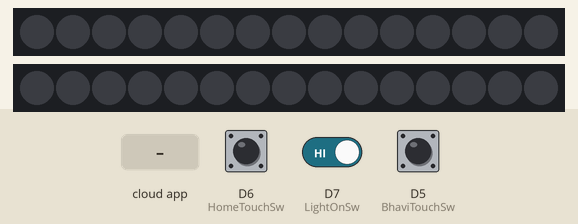
Recording of a sketch running on a simulated ESP8266 (NodeMCU). Parts: 2 × 15 RGB LEDs in strip order, left to right. The test bench sets the inputs (shaded band); at power-on: D6 (HomeTouchSw) HIGH, D7 (LightOnSw) HIGH, D5 (BhaviTouchSw) HIGH. Dim RGB values are drawn brighter than linear; WiFi joins after 1.5 s; servers stay silent unless stated; no MQTT or app messages arrive unless stated; what the sketch prints to the serial monitor is not drawn.

Above: at 3.6 s.
3.7 s: D6 (HomeTouchSw) pulled LOW for 3.2 s
At 6.0 s:
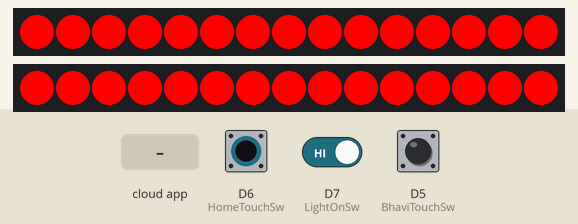
12.4 s: the phone or cloud app sets RithuLightState to ON
At 16.8 s:
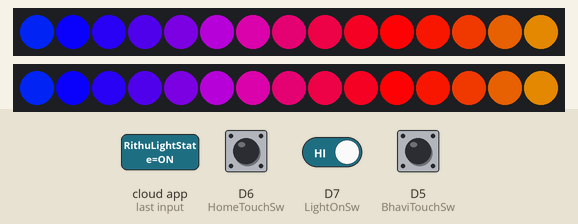
17.5 s: the phone or cloud app sets RithuLightState to ON
At 21.8 s:
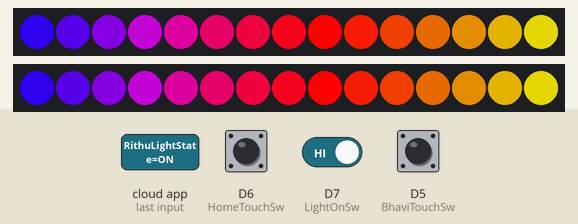
22.5 s: the phone or cloud app sets RithuLightState to ON
At 26.9 s:
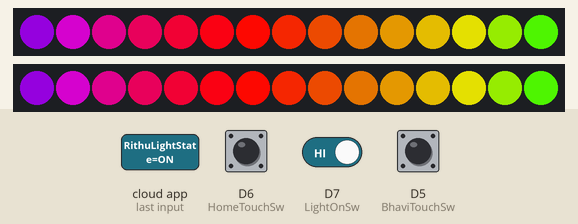
27.5 s: the phone or cloud app sets RithuLightState to ON
At 32.0 s:
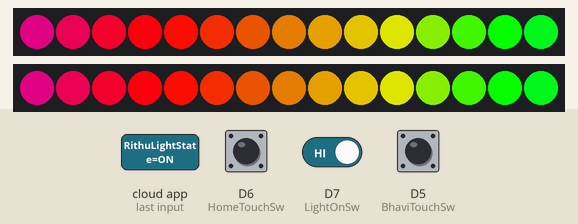
32.5 s: D6 (HomeTouchSw) driven LOW and D7 (LightOnSw) driven LOW
At 38.5 s:
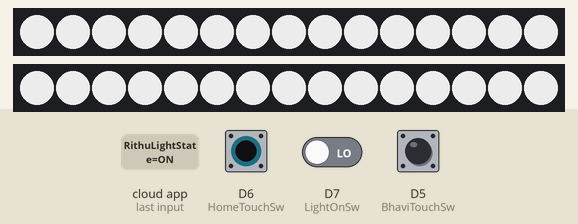
Timing chart, 0 to 39.5 s (numbered marks = the images above; inputs shaded):
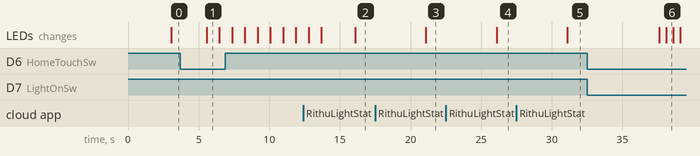

Measured:
- after the input at 3.7 s, the LEDs: change after 1.9 s (image 1)
- after the input at 12.4 s, the LEDs: first differ from a run without the input after 3.7 s (image 2)
- after the input at 17.5 s, the LEDs: change after 3.6 s (image 3)
- after the input at 22.5 s, the LEDs: change after 3.6 s (image 4)
- after the input at 27.5 s, the LEDs: change after 3.6 s (image 5)
- after the input at 32.5 s, the LEDs: first differ from a run without the input after 5.6 s (image 6)
- what the display in image 1 shows lasts 0.9 s, from 5.6 s to 6.5 s

The sketch:

Family_WiFi_Lights_Rithu.ino
```cpp
//Include required libraries
#include <ESP8266WiFi.h>
#include <FastLED.h>
#include "Adafruit_MQTT.h"
#include "Adafruit_MQTT_Client.h"

//Connect Adafruit Account
#define MQTT_SERV "io.adafruit.com"
#define MQTT_PORT 1883
#define MQTT_NAME "tstark20486"
#define MQTT_PASS "API KEY"

//Adafruit Ping
#define MQTT_KEEP_ALIVE 300
unsigned long previousTime = 0;

//Light State
int LightState = 0;

//ADD WIFI DETAILS
#define WIFI_SSID "PLUSNET-GFMNNG"
#define WIFI_PASS "d3f3df47fc"

//#define WIFI_SSID "OnePlus 6"
//#define WIFI_PASS "fuggoff123"

//Define Hardware Setup
//LIGHTS
#define RithuLight1 D2
#define RithuLight2 D3
//SWITCHES
#define BhaviTouchSw D5
#define HomeTouchSw D6
#define LightOnSw D7

//LED Strip Setup
#define FASTLED_ALLOW_INTERRUPTS 0
#define NUM_LEDS 15
struct CRGB Light1[NUM_LEDS];
struct CRGB Light2[NUM_LEDS];

//Initialize Connection to Adafruit
WiFiClient client;
Adafruit_MQTT_Client mqtt(&client, MQTT_SERV, MQTT_PORT, MQTT_NAME, MQTT_PASS);

//Adafruit Subscription Feeds
Adafruit_MQTT_Subscribe RithuLightSub = Adafruit_MQTT_Subscribe(&mqtt, MQTT_NAME "/f/RithuLightState");

//Adafruit Publishing Feeds
Adafruit_MQTT_Publish HomeLightPub = Adafruit_MQTT_Publish(&mqtt, MQTT_NAME "/f/HomeLightState");
Adafruit_MQTT_Publish BhaviLightPub = Adafruit_MQTT_Publish(&mqtt, MQTT_NAME "/f/BhaviLightState");

void setup() {
  //Begin Serial Connection
  Serial.begin(9600);

  //Hardware Setup
  pinMode(BhaviTouchSw, INPUT_PULLUP);
  pinMode(HomeTouchSw, INPUT_PULLUP);
  pinMode(LightOnSw, INPUT_PULLUP);

  //Connect to  WiFi
  Serial.print("\n\nConnecting Wifi>");
  WiFi.begin(WIFI_SSID, WIFI_PASS);
  while (WiFi.status() != WL_CONNECTED)
  {
    Serial.print(">");
    delay(50);
  }
  Serial.println("OK!");

  //Subscribe to Adafruit Feeds
  mqtt.subscribe(&RithuLightSub);

  //LED Strip Setup
  LEDS.addLeds<WS2812, RithuLight1, GRB>(Light1, NUM_LEDS);
  LEDS.addLeds<WS2812, RithuLight2, GRB>(Light2, NUM_LEDS);
  FastLED.setBrightness(255);
  FastLED.setMaxPowerInVoltsAndMilliamps(5, 1000);
  FastLED.clear();
}

void loop() {
  //Connect/Reconnect to MQTT Server
  if(!mqtt.connected()){
    MQTT_connect();
  }

  //If Touch Light Switch
  if (!digitalRead(LightOnSw))
  {
    if(LightState == 0){
    LightState = 1;
    }
    else
    {
     LightState = 0;
    }
  }
  //If Touch Bhavith Switch
  else if (!digitalRead(BhaviTouchSw))
  {
    BhaviSwitchTouched();
  }

  //If Touch Rithu Switch
  else if (!digitalRead(HomeTouchSw))
  {
    HomeSwitchTouched();
  }

  //Checks is someone is contacting Home light
  else
  {
    checkIfRithuLightOn();
  }

  //Turn on Light depending on current state
  RithuSwitchTouched(LightState);
}
```

MQTT_Connection.ino
```cpp
///////////////////////////////////////////////////////////
//                                                       //
//                                                       //
//      THIS CODE NEED NOT BE CHANGED EVER               //
//                                                       //
//                                                       //
///////////////////////////////////////////////////////////

void MQTT_connect()
{
  //  // Stop if already connected
  if (mqtt.connected() && mqtt.ping())
  {
    //    mqtt.disconnect();
    return;
  }

  int8_t ret;

  mqtt.disconnect();

  Serial.print("Connecting to MQTT... ");
  uint8_t retries = 3;
  while ((ret = mqtt.connect()) != 0) // connect will return 0 for connected
  {
    Serial.println(mqtt.connectErrorString(ret));
    Serial.println("Retrying MQTT connection in 5 seconds...");
    mqtt.disconnect();
    delay(5000);  // wait 5 seconds
    retries--;
    if (retries == 0)
    {
      ESP.reset();
    }
  }
  Serial.println("MQTT Connected!");
}
```

Rithu_Light_On.ino
```cpp
void checkIfRithuLightOn()
{
  Adafruit_MQTT_Subscribe * subscription;
  while ((subscription = mqtt.readSubscription(1500)))
  {
    if (subscription == &RithuLightSub)
    {
      if (!strcmp((char*) RithuLightSub.lastread, "ON"))
      {
        //Switch ON LED
        Serial.println("Rithu Light ON");
        rainbow_wave(25, 10);
        FastLED.show();
        delay(5000);
        FastLED.clear();
      }
      else if (!strcmp((char*) RithuLightSub.lastread, "OFF"))
      {
        //Switch OFF LED
        Serial.println("Rithu Light OFF");
        FastLED.clear();
      }
      else
      {
        Serial.println("ERROR");
      }
    }
  }
}

void rainbow_wave(uint8_t thisSpeed, uint8_t deltaHue) {

// uint8_t thisHue = beatsin8(thisSpeed,0,255);
 uint8_t thisHue = beat8(thisSpeed,255);

 fill_rainbow(Light1, NUM_LEDS, thisHue, deltaHue);
 fill_rainbow(Light2, NUM_LEDS, thisHue, deltaHue);

}
```

Switch_Touched.ino
```cpp
void RithuSwitchTouched(int state)
{
  if (state == 1)
  {
    LED_On('w');
    Serial.println("LIGHT ON");
  }
  else if (state == 0)
  {
    LED_On('0');
    Serial.println("LIGHT OFF");
  }
}
void HomeSwitchTouched()
{
  Serial.println("CALLING HOME");

  //Touch Detected LED Indication
  for (int i = 0; i < 5; i++)
  {
    LED_On('r');
    delay(400);
    LED_On('0');
    delay(400);
  }

  //Adafruit Publish
  HomeLightPub.publish("ON");
  delay(1000);
  HomeLightPub.publish("OFF");
}

void BhaviSwitchTouched()
{
  Serial.println("CALLING BHAVITH");

  //Touch Detected LED Indication
  for (int i = 0; i < 5; i++)
  {
    LED_On('r');
    delay(400);
    LED_On('0');
    delay(400);
  }

  //Adafruit Publish
  BhaviLightPub.publish("ON");
  delay(2000);
  BhaviLightPub.publish("OFF");
}

void LED_On(char color)
{
  int r, g, b;
  switch (color)
  {
    //COLORS OF RAINBOW
    case 'v': //VIOLET
      r = 127;
      g = 0;
      b = 255;
      break;
    case 'i': //INDIGO
      r = 75;
      g = 0;
      b = 130;
      break;
    case 'b': //BLUE
      r = 0;
      g = 0;
      b = 255;
      break;
    case 'g': //GREEN
      r = 0;
      g = 255;
      b = 0;
      break;
    case 'y': //YELLOW
      r = 255;
      g = 255;
      b = 0;
      break;
    case 'o': //ORANGE
      r = 255;
      g = 165;
      b = 0;
      break;
    case 'r': //RED
      r = 255;
      g = 0;
      b = 0;
      break;

    //EXTRA COLORS
    case 'c': //CYAN
      r = 0;
      g = 255;
      b = 255;
      break;
    case 'p': //PURPLE
      r = 191;
      g = 64;
      b = 191;
      break;
    case 'w': //WHITE
      r = 255;
      g = 255;
      b = 255;
      break;
    case 'a': //AQUAMARINE
      r = 127;
      g = 255;
      b = 212;
      break;

    //SWITCH OFF LED
    case '0': //OFF
      r = 0;
      g = 0;
      b = 0;
      break;
    default:
      r = 0;
      g = 0;
      b = 0;
      break;
  }

  for (int i = 0; i <= NUM_LEDS; i++)
  {
    Light1[i] = CRGB(r, g, b);
    Light2[i] = CRGB(r, g, b);

  }
  FastLED.show();
  delay(500);
}
```
